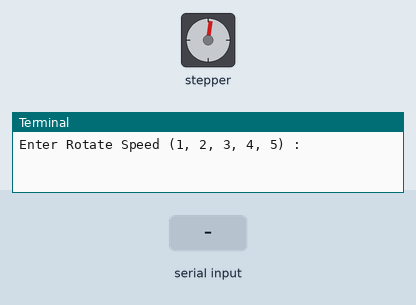
Bench run of a program on a simulated Raspberry Pi (BCM pin numbers). Parts: stepper motor, the last lines printed to the terminal. The inputs (shaded band) are chosen by the test bench. The interpreter's speed is modelled, so counts of loop turns are approximate; the stepper is drawn at 2048 steps a turn; threads take turns every 2 ms.

Above: at 1.28 s.
1.3 s: "2" typed at the terminal, then Enter
4.3 s: "1" typed at the terminal, then Enter
At 4.66 s:
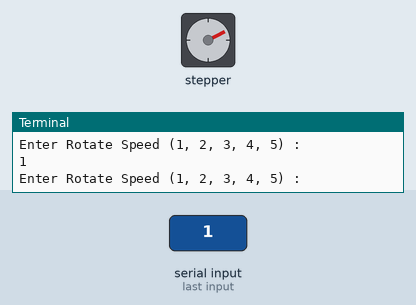
7.3 s: "2" typed at the terminal, then Enter
At 7.9 s:
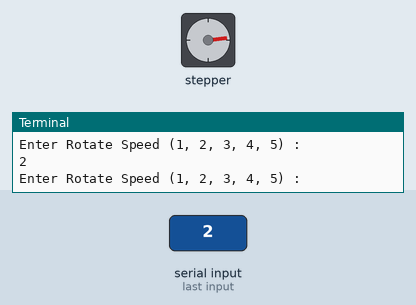
Timing chart, 0 to 25.3 s (numbered marks = the images above; inputs shaded):
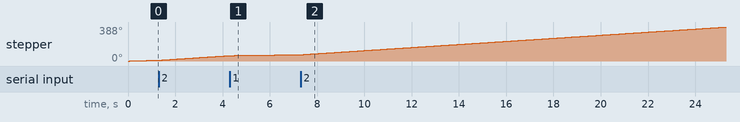

The program:

stepper_full_step2.py
```python
#!/usr/bin/env python
#-*- coding: utf-8 -*-
#If this code works, it was written by Seunghyun Lee(www.bluebaynetworks.co.kr).
#If not, I don't know who wrote it

import RPi.GPIO as gpio
import time
import threading

PINS = [4,17,27,22]
SEQA = [(4,17),(17,27),(27,22),(22,4)]

DELAY = 0.025


def rotate_stepper_thread():
	index = 0
	while True:
		full_drive_stepper(index % 4)
		index += 1

def full_drive_stepper(seq):
	for pin in PINS:
		if pin in SEQA[seq]:
			gpio.output(pin, gpio.HIGH)
		else:
			gpio.output(pin, gpio.LOW)
	time.sleep(DELAY)

gpio.setmode(gpio.BCM)
for pin in PINS:
	gpio.setup(pin, gpio.OUT)

th = threading.Thread(target=rotate_stepper_thread)
th.start()

try:
	while True:
		speed = input("Enter Rotate Speed (1, 2, 3, 4, 5) : ")
		if (speed == 1):
			DELAY = 0.05
		if (speed == 2):
			DELAY = 0.01
		if (speed == 3):
			DELAY = 0.005
		if (speed == 4):
			DELAY = 0.001
		if (speed == 5):
			DELAY = 0.0001

except KeyboardInterrupt:
	print "Stepper Motor Application End"
finally:
	gpio.cleanup()
	exit()
```
